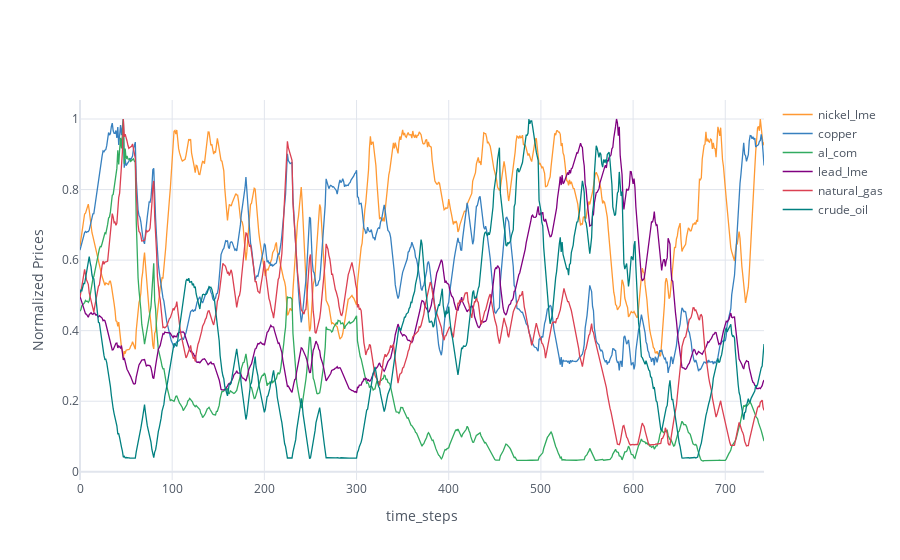

Notebook source saved alongside this figure:
### Code cell
cf.go_offline()
cf.set_config_file(world_readable=True, theme="white")

buffer = SimulatedCommodityBuffer.objects.select_related("commodity").order_by("captured_at").all()

price_variations = {}
for snapshot in buffer:
    if snapshot.commodity.name not in price_variations:
        price_variations[snapshot.commodity.name] = []
    price_variations[snapshot.commodity.name].append(snapshot.price_snapshot)

# print(price_variations)
for cmmdty_name in price_variations:
    price_snaps = price_variations[cmmdty_name]
    price_array = np.array(np.absolute(price_snaps))
    max_price = max(price_array)
    normalized_snaps = price_array/max_price
    price_variations[cmmdty_name] = normalized_snaps

    

commodity_names = list(price_variations.keys())


df_regret_comparisons = pd.DataFrame(price_variations)
df_regret_comparisons.iplot(
    xTitle='time_steps',
    yTitle='Normalized Prices'
)

### Figure 1 — Plotly figure (JSON) as saved in the notebook; plotly's stock layout.template omitted (floating-point values rounded to 4 significant figures; data arrays with more than 128 entries replaced by an {"elided": "..."} marker saying what was removed)
{"data": [{"line": {"color": "rgba(255, 153, 51, 1.0)", "dash": "solid", "shape": "linear", "width": 1.3}, "mode": "lines", "name": "nickel_lme", "text": "", "type": "scatter", "x": {"elided": "743 int values"}, "y": {"elided": "743 float values"}}, {"line": {"color": "rgba(55, 128, 191, 1.0)", "dash": "solid", "shape": "linear", "width": 1.3}, "mode": "lines", "name": "copper", "text": "", "type": "scatter", "x": {"elided": "743 int values"}, "y": {"elided": "743 float values"}}, {"line": {"color": "rgba(50, 171, 96, 1.0)", "dash": "solid", "shape": "linear", "width": 1.3}, "mode": "lines", "name": "al_com", "text": "", "type": "scatter", "x": {"elided": "743 int values"}, "y": {"elided": "743 float values"}}, {"line": {"color": "rgba(128, 0, 128, 1.0)", "dash": "solid", "shape": "linear", "width": 1.3}, "mode": "lines", "name": "lead_lme", "text": "", "type": "scatter", "x": {"elided": "743 int values"}, "y": {"elided": "743 float values"}}, {"line": {"color": "rgba(219, 64, 82, 1.0)", "dash": "solid", "shape": "linear", "width": 1.3}, "mode": "lines", "name": "natural_gas", "text": "", "type": "scatter", "x": {"elided": "743 int values"}, "y": {"elided": "743 float values"}}, {"line": {"color": "rgba(0, 128, 128, 1.0)", "dash": "solid", "shape": "linear", "width": 1.3}, "mode": "lines", "name": "crude_oil", "text": "", "type": "scatter", "x": {"elided": "743 int values"}, "y": {"elided": "743 float values"}}], "layout": {"legend": {"bgcolor": "#FFFFFF", "font": {"color": "#4D5663"}}, "paper_bgcolor": "#FFFFFF", "plot_bgcolor": "#FFFFFF", "title": {"font": {"color": "#4D5663"}}, "xaxis": {"gridcolor": "#E1E5ED", "showgrid": true, "tickfont": {"color": "#4D5663"}, "title": {"font": {"color": "#4D5663"}, "text": "time_steps"}, "zerolinecolor": "#E1E5ED"}, "yaxis": {"gridcolor": "#E1E5ED", "showgrid": true, "tickfont": {"color": "#4D5663"}, "title": {"font": {"color": "#4D5663"}, "text": "Normalized Prices"}, "zerolinecolor": "#E1E5ED"}}}
